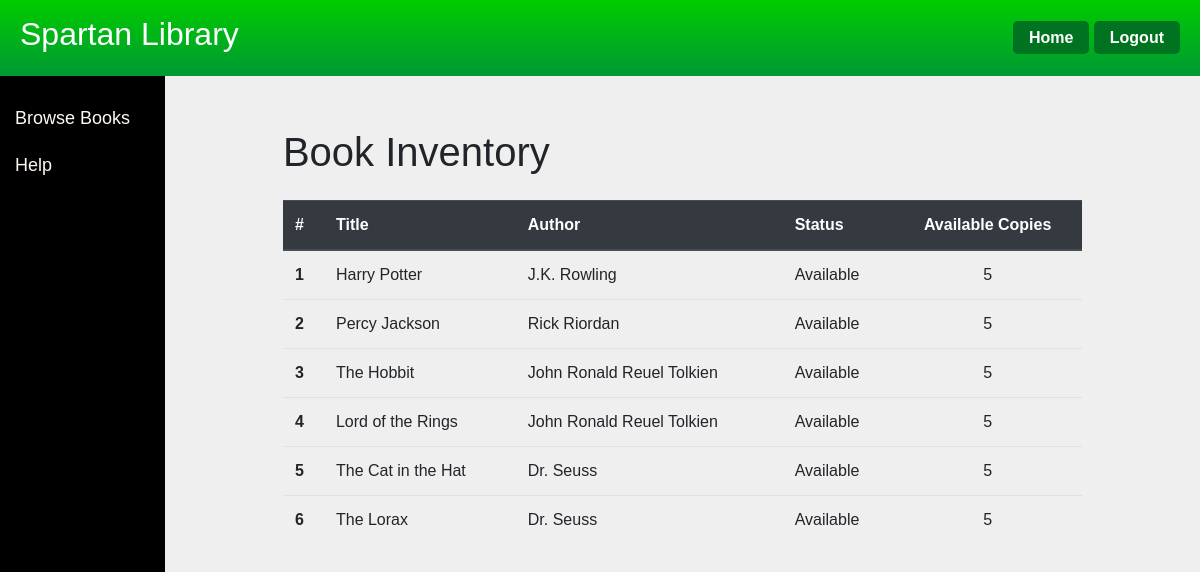
/book_inventory, run on an earlier commit of the app's database.
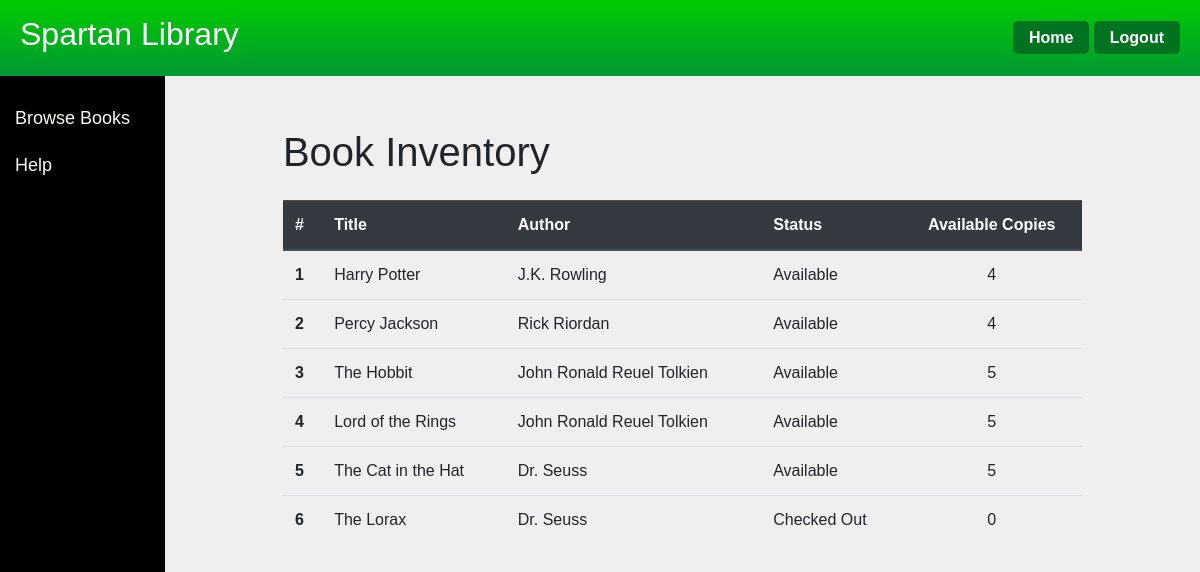
And on a later commit of the database.
### app/models.py (models this page shows, shortened)
class Book(db.Model):
    id = db.Column(db.Integer, primary_key=True)
    title = db.Column(db.String(100), nullable=False)
    author = db.Column(db.String(100), nullable=False)
    status = db.Column(db.String(10), default='Available')
    available_copies = db.Column(db.Integer, default=1)
    total_copies = db.Column(db.Integer, default=1)

### app/routes.py (the view)
@main.route('/book_inventory')
def book_inventory():
    role = current_user.role if current_user.is_authenticated else 'guest'
    if current_user.is_authenticated and role not in ['admin', 'librarian', 'student']:
        return redirect(url_for('main.home'))
    books = Book.query.all()
    return render_template('book_inventory.html', books=books, role=role)

### app/templates/book_inventory.html (shortened to what this page needs)
{% extends "home.html" %}
{% block mycontent %}
<div class="container mt-5">
    <div class="row justify-content-center">
        <div class="col-md-10">
            <h1 class="mb-4">Book Inventory</h1>
            <div class="table-responsive">
                <table class="table table-hover">
                    <thead class="thead-dark">
                        <tr>
                            <th scope="col">#</th>
                            <th scope="col">Title</th>
                            <th scope="col">Author</th>
                            <th scope="col">Status</th>
                            {% if current_user.role in ['admin', 'librarian'] %}
                            <th scope="col">Available/Total</th>
                            <th scope="col">Manage Copies</th>
                            <th scope="col">Delete Book</th>
                            {% elif current_user.role == 'student' %}
                            <th scope="col" class="text-center">Available Copies</th>
                            <th scope="col">Checkout/Return</th>
                            {% else %}
                            <th scope="col" class="text-center">Available Copies</th>
                            {% endif %}
                        </tr>
                    </thead>
                    <tbody>
                        {% for book in books %}
                        <tr>
                            <th scope="row">{{ loop.index }}</th>
                            <td>{{ book.title }}</td>
                            <td>{{ book.author }}</td>
                            <td>
                                {% if book.available_copies > 0 %}
                                    Available
                                {% else %}
                                    Checked Out
                                {% endif %}
                            </td>
                            {% if current_user.role in ['admin', 'librarian'] %}
                            <td class="text-center">{{ book.available_copies }} / {{ book.total_copies }}</td>
                            <td>
                                <div class="d-flex justify-content-start">
                                    <form action="{{ url_for('main.update_copies', book_id=book.id) }}" method="post" class="mr-2">
                                        <input type="hidden" name="action" value="decrease">
                                        <button type="submit" class="btn btn-outline-secondary btn-sm">-</button>
                                    </form>
                                    <span class="mx-2">{{ book.total_copies }}</span>
                                    <form action="{{ url_for('main.update_copies', book_id=book.id) }}" method="post" class="ml-2">
                                        <input type="hidden" name="action" value="increase">
                                        <button type="submit" class="btn btn-outline-secondary btn-sm">+</button>
                                    </form>
                                </div>
                            </td>
                            <td>
                                <form action="{{ url_for('main.delete_book', book_id=book.id) }}" method="post" onsubmit="return confirm('Are you sure you want to delete this book?');">
                                    <button type="submit" class="btn btn-danger btn-sm">Delete</button>
                                </form>
                            </td>
                            {% else %}
                            <td class="text-center">{{ book.available_copies }}</td>
                            {% endif %}
                        </tr>
                        {% endfor %}
                    </tbody>
                </table>
            </div>
        </div>
    </div>
</div>
{% endblock %}

### app/templates/home.html (shortened to what this page needs)
<!DOCTYPE HTML>
<html>
<head>
    <link rel="stylesheet" href="https://stackpath.bootstrapcdn.com/bootstrap/4.3.1/css/bootstrap.min.css">
</head>
<body>
    <div class="navbar">
        <div><h2>Spartan Library</h2></div>
        <div>
            <a href="/home">Home</a>
            <a href="/logout">Logout</a>
        </div>
    </div>
    <div class="sidebar">
        {% if role == 'admin' %}
            <a class="nav-item nav-link" href="/profile">Profile</a>
            <a class="nav-item nav-link" href="/manage_users">Manage Users</a>
            <a class="nav-item nav-link" href="/book_inventory">Book Inventory</a>
        {% elif role == 'librarian' %}
            <a class="nav-item nav-link" href="/profile">Profile</a>
            <a class="nav-item nav-link" href="/manage_users">Manage Users</a>
            <a class="nav-item nav-link" href="/book_inventory">Book Inventory</a>
        {% elif role == 'student' %}
            <a class="nav-item nav-link" href="/profile">Profile</a>
            <a class="nav-item nav-link" href="/book_inventory">Browse Books</a>
            <a class="nav-item nav-link" href="/my_books">My Books</a>
            <a class="nav-item nav-link" href="/help">Help</a>
        {% elif role == 'guest' %}
            <a class="nav-item nav-link" href="/book_inventory">Browse Books</a>
            <a class="nav-item nav-link" href="/help">Help</a>
        {% endif %}
    </div>
    <div class="restContent">
        {% block mycontent %}{% endblock %}
    </div>
</body>
</html>

### app/templates/home.html (style rules this page uses)
body, html { margin: 0; padding: 0; font-family: 'Cambria', sans-serif; background-color: #efefef; height: 100%; overflow: auto; }
.navbar { background: linear-gradient(to bottom, #00cc00 0%, #009933 100%); color: white; display: flex; justify-content: space-between; align-items: center; position: fixed; top: 0; width: 100%; padding: 15px 20px; box-sizing: border-box; z-index: 2; }
.navbar a { color: white; text-decoration: none; padding: 8px 16px; font-weight: bold; border-radius: 5px; transition: background-color 0.3s; background-color: #007321; }
.sidebar { height: calc(100% - 60px); width: 165px; position: fixed; z-index: 1; top: 75px; bottom: 0; left: 0; background-color: black; overflow-x: hidden; padding-top: 20px; }
.sidebar a { padding: 10px 15px; text-decoration: none; font-size: 18px; color: floralwhite; display: block; }
.restContent { margin-left: 165px; padding: 20px; margin-top: 60px; }

What changed in the data, as far as the page shows it:
changed Book "Harry Potter": available_copies "5" → "4"
changed Book "Percy Jackson": available_copies "5" → "4"
changed Book "The Lorax": available_copies "5" → "0"; available_copies "Available" → "Checked Out"
